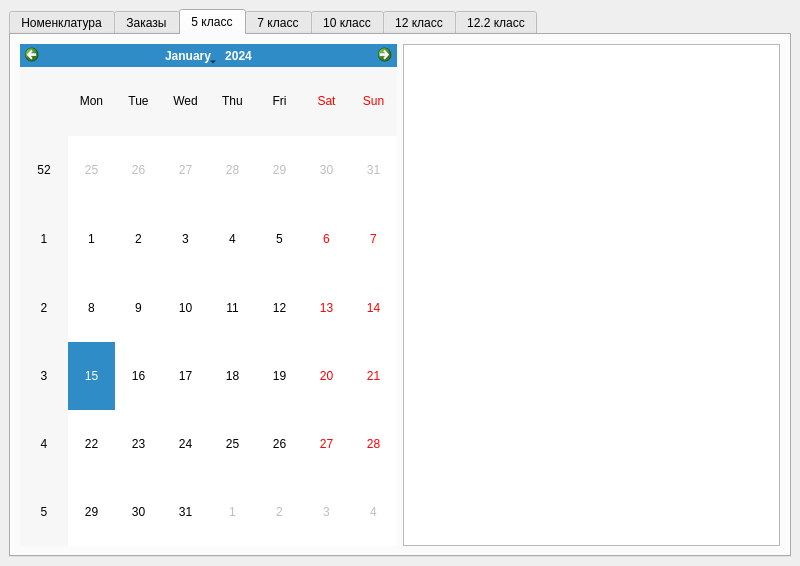
<?xml version="1.0" encoding="UTF-8"?>
<ui version="4.0">
 <class>MainWindow</class>
 <widget class="QMainWindow" name="MainWindow">
  <property name="geometry">
   <rect>
    <x>0</x>
    <y>0</y>
    <width>800</width>
    <height>566</height>
   </rect>
  </property>
  <property name="windowTitle">
   <string>MainWindow</string>
  </property>
  <property name="autoFillBackground">
   <bool>false</bool>
  </property>
  <widget class="QWidget" name="centralwidget">
   <layout class="QGridLayout" name="gridLayout">
    <item row="0" column="0">
     <widget class="QTabWidget" name="tabWidget">
      <property name="cursor">
       <cursorShape>ArrowCursor</cursorShape>
      </property>
      <property name="contextMenuPolicy">
       <enum>Qt::DefaultContextMenu</enum>
      </property>
      <property name="autoFillBackground">
       <bool>false</bool>
      </property>
      <property name="currentIndex">
       <number>2</number>
      </property>
      <widget class="QWidget" name="tab_nomenclature">
       <attribute name="title">
        <string>Номенклатура</string>
       </attribute>
       <layout class="QGridLayout" name="gridLayout_2">
        <item row="2" column="2">
         <widget class="QPushButton" name="pushButton_add_order_to_select_nomenclature">
          <property name="text">
           <string>Добавить заказ на выбранную номенклатуру</string>
          </property>
         </widget>
        </item>
        <item row="1" column="0" colspan="3">
         <widget class="QTableWidget" name="tableWidget_nomenclature">
          <property name="sortingEnabled">
           <bool>true</bool>
          </property>
         </widget>
        </item>
        <item row="2" column="0">
         <widget class="QPushButton" name="pushButton_add_good">
          <property name="text">
           <string>Добавить номенклатуру</string>
          </property>
         </widget>
        </item>
        <item row="2" column="1">
         <widget class="QPushButton" name="pushButton_add_characteristic">
          <property name="text">
           <string>Добавить характеристику</string>
          </property>
         </widget>
        </item>
        <item row="0" column="0">
         <widget class="QLabel" name="label">
          <property name="text">
           <string>Поиск по</string>
          </property>
         </widget>
        </item>
        <item row="0" column="2">
         <widget class="QLineEdit" name="lineEdit_filter"/>
        </item>
        <item row="0" column="1">
         <widget class="QComboBox" name="comboBox_select_column"/>
        </item>
       </layout>
      </widget>
      <widget class="QWidget" name="tab_orders">
       <attribute name="title">
        <string>Заказы</string>
       </attribute>
       <layout class="QGridLayout" name="gridLayout_3">
        <item row="1" column="0">
         <widget class="QPushButton" name="pushButton_create_order">
          <property name="text">
           <string>Добавить заказ</string>
          </property>
         </widget>
        </item>
        <item row="1" column="1">
         <widget class="QPushButton" name="pushButton_delete_selected_order">
          <property name="text">
           <string>Удалить выбранный заказ</string>
          </property>
         </widget>
        </item>
        <item row="2" column="0" colspan="2">
         <widget class="QTableWidget" name="tableWidget_orders">
          <property name="sortingEnabled">
           <bool>true</bool>
          </property>
         </widget>
        </item>
       </layout>
      </widget>
      <widget class="QWidget" name="tab_5_grade">
       <attribute name="title">
        <string>5 класс</string>
       </attribute>
       <layout class="QGridLayout" name="gridLayout_4">
        <item row="0" column="0">
         <widget class="QCalendarWidget" name="calendarWidget_5_grade"/>
        </item>
        <item row="0" column="1">
         <widget class="QTextBrowser" name="textBrowser_5_grade"/>
        </item>
       </layout>
      </widget>
      <widget class="QWidget" name="tab_7_grade">
       <attribute name="title">
        <string>7 класс</string>
       </attribute>
       <layout class="QGridLayout" name="gridLayout_5">
        <item row="0" column="0">
         <widget class="QCalendarWidget" name="calendarWidget_7_grade"/>
        </item>
        <item row="0" column="1">
         <widget class="QTextBrowser" name="textBrowser_7_grade"/>
        </item>
       </layout>
      </widget>
      <widget class="QWidget" name="tab_10_grade">
       <attribute name="title">
        <string>10 класс</string>
       </attribute>
       <layout class="QGridLayout" name="gridLayout_6">
        <item row="0" column="0">
         <widget class="QCalendarWidget" name="calendarWidget_10_grade"/>
        </item>
        <item row="0" column="1">
         <widget class="QTextBrowser" name="textBrowser_10_grade"/>
        </item>
       </layout>
      </widget>
      <widget class="QWidget" name="tab_12_grade">
       <attribute name="title">
        <string>12 класс</string>
       </attribute>
       <layout class="QGridLayout" name="gridLayout_7">
        <item row="0" column="0">
         <widget class="QCalendarWidget" name="calendarWidget_12_grade"/>
        </item>
        <item row="0" column="1">
         <widget class="QTextBrowser" name="textBrowser_12_grade"/>
        </item>
       </layout>
      </widget>
      <widget class="QWidget" name="tab_12_1_grade">
       <attribute name="title">
        <string>12.2 класс</string>
       </attribute>
       <layout class="QGridLayout" name="gridLayout_8">
        <item row="0" column="0">
         <widget class="QCalendarWidget" name="calendarWidget_12_1_grade"/>
        </item>
        <item row="0" column="1">
         <widget class="QTextBrowser" name="textBrowser_12_1_grade"/>
        </item>
       </layout>
      </widget>
     </widget>
    </item>
   </layout>
  </widget>
 </widget>
 <resources/>
 <connections/>
</ui>
